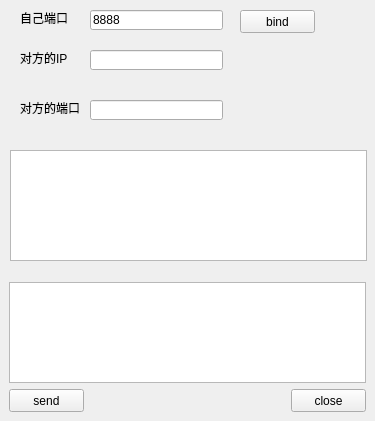
<?xml version="1.0" encoding="UTF-8"?>
<ui version="4.0">
 <class>Widget</class>
 <widget class="QWidget" name="Widget">
  <property name="geometry">
   <rect>
    <x>0</x>
    <y>0</y>
    <width>375</width>
    <height>421</height>
   </rect>
  </property>
  <property name="windowTitle">
   <string>Widget</string>
  </property>
  <widget class="QLabel" name="label">
   <property name="geometry">
    <rect>
     <x>20</x>
     <y>50</y>
     <width>48</width>
     <height>16</height>
    </rect>
   </property>
   <property name="text">
    <string>对方的IP</string>
   </property>
  </widget>
  <widget class="QLineEdit" name="lineEditIP">
   <property name="geometry">
    <rect>
     <x>90</x>
     <y>50</y>
     <width>133</width>
     <height>20</height>
    </rect>
   </property>
   <property name="text">
    <string> </string>
   </property>
  </widget>
  <widget class="QLabel" name="label_2">
   <property name="geometry">
    <rect>
     <x>20</x>
     <y>100</y>
     <width>60</width>
     <height>16</height>
    </rect>
   </property>
   <property name="text">
    <string>对方的端口</string>
   </property>
  </widget>
  <widget class="QLineEdit" name="lineEditPort">
   <property name="geometry">
    <rect>
     <x>90</x>
     <y>100</y>
     <width>133</width>
     <height>20</height>
    </rect>
   </property>
   <property name="text">
    <string> </string>
   </property>
  </widget>
  <widget class="QTextEdit" name="textEditRead">
   <property name="geometry">
    <rect>
     <x>10</x>
     <y>150</y>
     <width>357</width>
     <height>111</height>
    </rect>
   </property>
  </widget>
  <widget class="QTextEdit" name="textEditWrite">
   <property name="geometry">
    <rect>
     <x>9</x>
     <y>282</y>
     <width>357</width>
     <height>101</height>
    </rect>
   </property>
  </widget>
  <widget class="QPushButton" name="pushButtonSend">
   <property name="geometry">
    <rect>
     <x>9</x>
     <y>389</y>
     <width>75</width>
     <height>23</height>
    </rect>
   </property>
   <property name="text">
    <string>send</string>
   </property>
  </widget>
  <widget class="QPushButton" name="pushButtonClose">
   <property name="geometry">
    <rect>
     <x>291</x>
     <y>389</y>
     <width>75</width>
     <height>23</height>
    </rect>
   </property>
   <property name="text">
    <string>close</string>
   </property>
  </widget>
  <widget class="QLabel" name="label_3">
   <property name="geometry">
    <rect>
     <x>20</x>
     <y>10</y>
     <width>48</width>
     <height>16</height>
    </rect>
   </property>
   <property name="text">
    <string>自己端口</string>
   </property>
  </widget>
  <widget class="QLineEdit" name="lineEditSelfPort">
   <property name="geometry">
    <rect>
     <x>90</x>
     <y>10</y>
     <width>133</width>
     <height>20</height>
    </rect>
   </property>
   <property name="text">
    <string>8888</string>
   </property>
  </widget>
  <widget class="QPushButton" name="pushButtonBind">
   <property name="geometry">
    <rect>
     <x>240</x>
     <y>10</y>
     <width>75</width>
     <height>23</height>
    </rect>
   </property>
   <property name="text">
    <string>bind</string>
   </property>
  </widget>
 </widget>
 <resources/>
 <connections/>
</ui>
